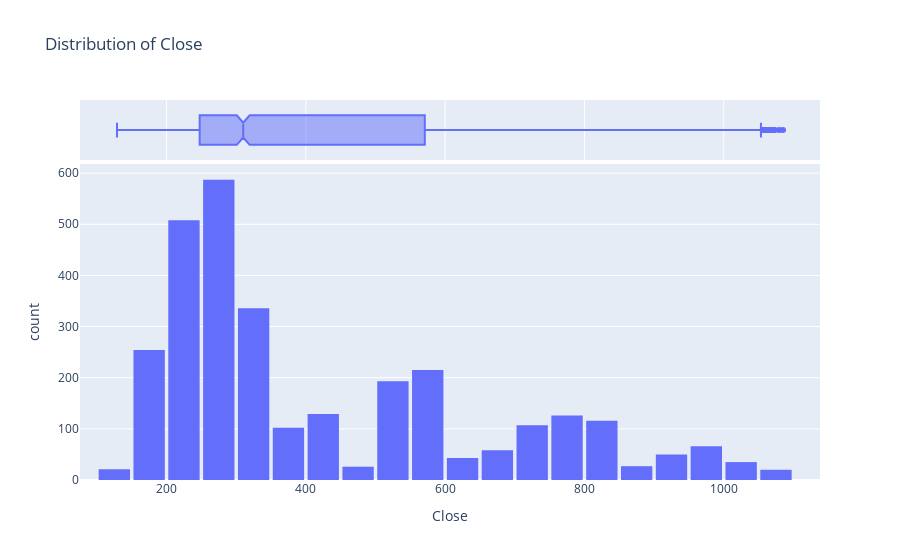

Notebook code cell kept with this figure:
### Code cell
#for first figure:
fig = px.histogram(goog_in, 
                   x='Close', 
                   marginal='box', 
                   nbins=47, 
                   title='Distribution of Close')
fig.update_layout(bargap=0.1)
#showing the output
fig.show()

### Figure 1 — Plotly figure (JSON) as saved in the notebook; plotly's stock layout.template omitted (floating-point values rounded to 4 significant figures; data arrays with more than 128 entries replaced by an {"elided": "..."} marker saying what was removed)
{"data": [{"alignmentgroup": "True", "bingroup": "x", "hovertemplate": "Close=%{x}<br>count=%{y}<extra></extra>", "legendgroup": "", "marker": {"color": "#636efa", "pattern": {"shape": ""}}, "name": "", "nbinsx": 47, "offsetgroup": "", "orientation": "v", "showlegend": false, "type": "histogram", "x": {"elided": "3019 float values"}, "xaxis": "x", "yaxis": "y"}, {"alignmentgroup": "True", "hovertemplate": "Close=%{x}<extra></extra>", "legendgroup": "", "marker": {"color": "#636efa"}, "name": "", "notched": true, "offsetgroup": "", "showlegend": false, "type": "box", "x": {"elided": "3019 float values"}, "xaxis": "x2", "yaxis": "y2"}], "layout": {"bargap": 0.1, "barmode": "relative", "legend": {"tracegroupgap": 0}, "title": {"text": "Distribution of Close"}, "xaxis": {"anchor": "y", "domain": [0, 1], "title": {"text": "Close"}}, "xaxis2": {"anchor": "y2", "domain": [0, 1], "matches": "x", "showgrid": true, "showticklabels": false}, "yaxis": {"anchor": "x", "domain": [0, 0.8316], "title": {"text": "count"}}, "yaxis2": {"anchor": "x2", "domain": [0.8416, 1], "matches": "y2", "showgrid": false, "showline": false, "showticklabels": false, "ticks": ""}}}
